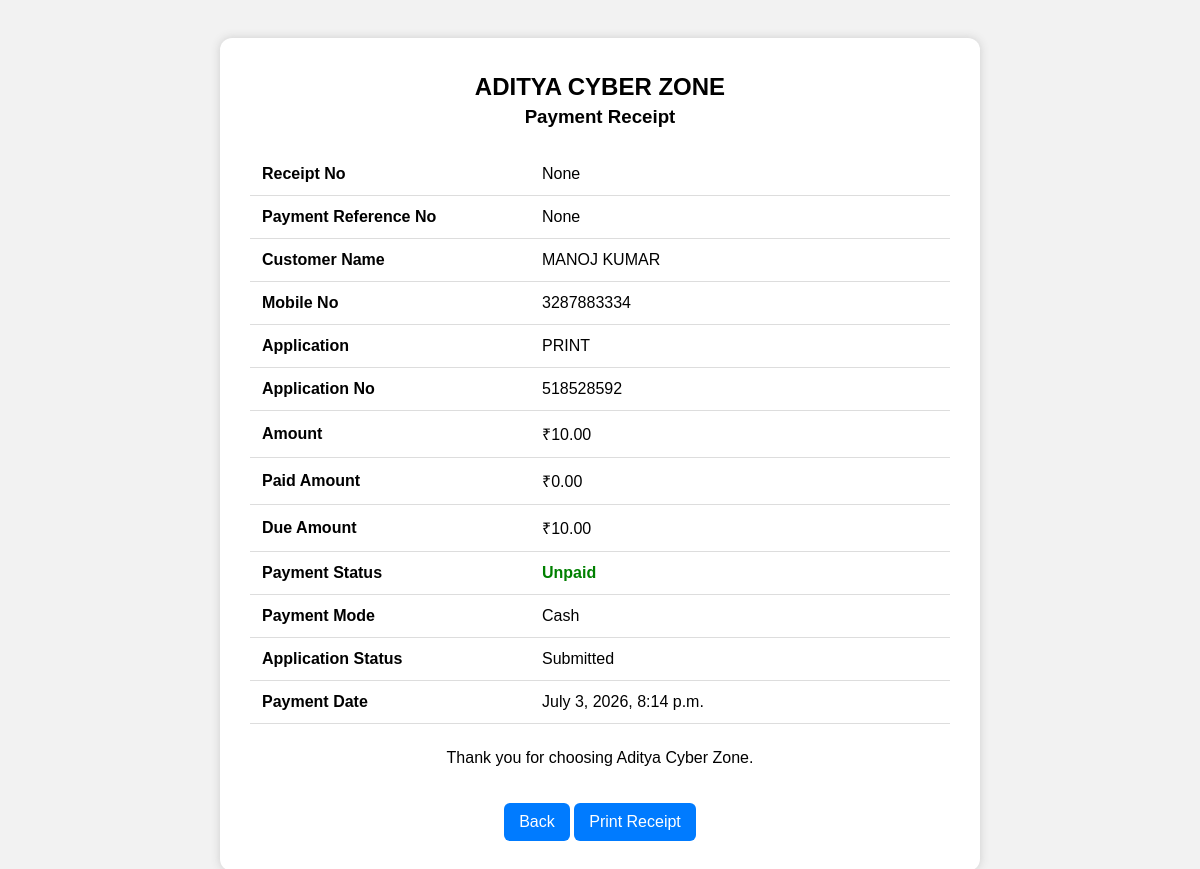
/receipt/14/ (signed in), run on an earlier commit of the app's database.
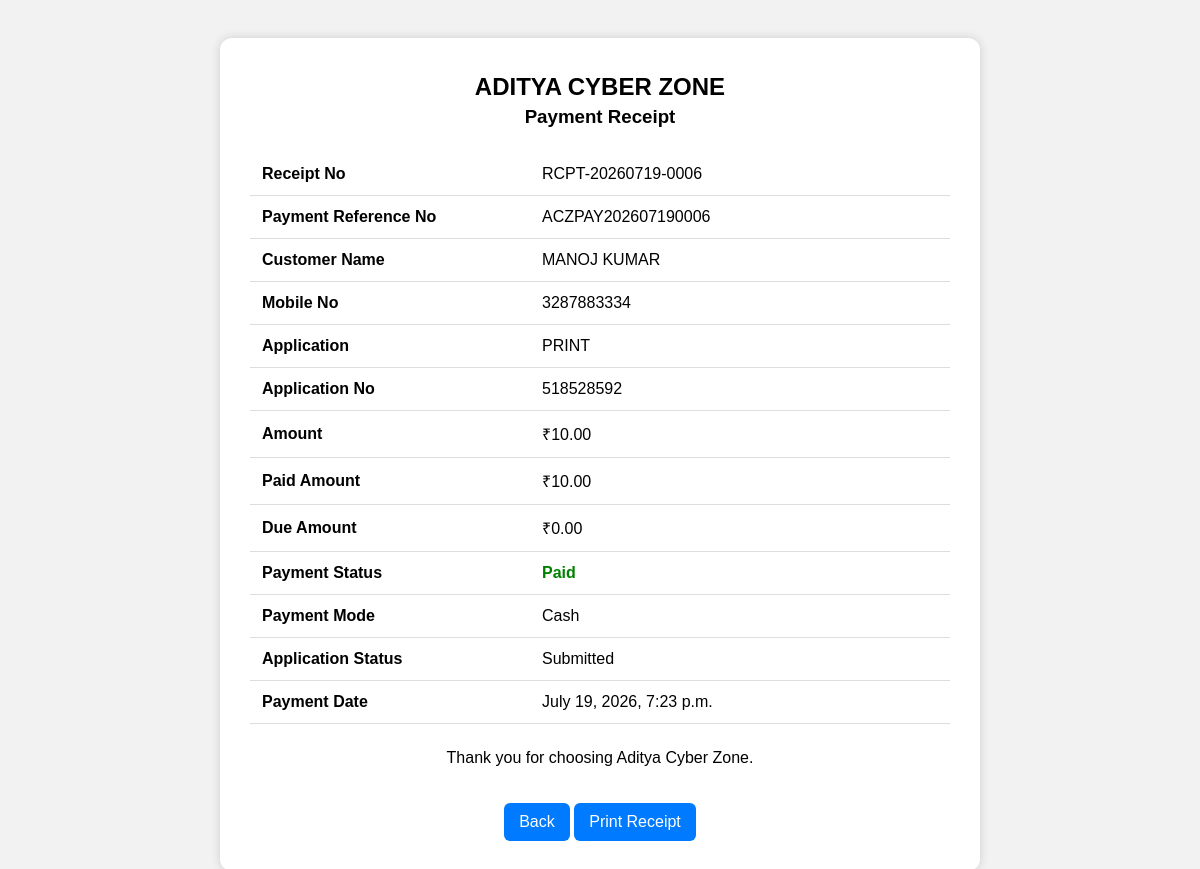
And on a later commit of the database.
### customers_app/models.py (models this page shows, shortened)
class Application(models.Model):
    STATUS_CHOICES = [
        ('Pending', 'Pending'),
        ('Submitted', 'Submitted'),
        ('In Process', 'In Process'),
        ('Approved', 'Approved'),
        ('Rejected', 'Rejected'),
        ('Delivered', 'Delivered'),
    ]
    PAYMENT_STATUS_CHOICES = [
        ("Unpaid", "Unpaid"),
        ("Paid", "Paid"),
    ]
    PAYMENT_MODE_CHOICES = [
        ("Cash", "Cash"),
        ("Online", "Online"),
    ]
    customer = models.ForeignKey(Customer, on_delete=models.CASCADE)
    part = models.ForeignKey(
        ApplicationPart,
        on_delete=models.SET_NULL,
        null=True,
        blank=True
    )
    sub_part = models.ForeignKey(
        ApplicationSubPart,
        on_delete=models.SET_NULL,
        null=True,
        blank=True
    )
    application_name = models.CharField(max_length=100)
    application_no = models.CharField(max_length=100)
    application_date = models.DateField()
    amount = models.DecimalField(max_digits=10, decimal_places=2, default=0)
    paid_amount = models.DecimalField(max_digits=10, decimal_places=2, default=0)
    due_amount = models.DecimalField(max_digits=10, decimal_places=2, default=0)
    payment_status = models.CharField(
        max_length=20,
        choices=PAYMENT_STATUS_CHOICES,
        default="Unpaid"
    )
    payment_mode = models.CharField(
        max_length=20,
        choices=PAYMENT_MODE_CHOICES,
        default="Cash"
    )
    payment_reference_no = models.CharField(
    max_length=50,
    unique=False,
    blank=True,
    null=True
)
    receipt_no = models.CharField(
    max_length=100,
    unique=False,
    blank=True,
    null=True
)
    razorpay_order_id = models.CharField(
        max_length=100,
        blank=True,
        null=True
    )
    razorpay_payment_id = models.CharField(
        max_length=100,
        blank=True,
        null=True
    )
    razorpay_signature = models.CharField(
        max_length=200,
        blank=True,
        null=True
    )
    status_updated_at = models.DateTimeField(auto_now=True)
    delivery_date = models.DateTimeField(null=True, blank=True)
    status = models.CharField(
        max_length=20,
        choices=STATUS_CHOICES,
        default='Pending'
    )
    remarks = models.TextField(blank=True)

class Customer(models.Model):
    user = models.OneToOneField(
        User,
        on_delete=models.CASCADE,
        null=True,
        blank=True
    )
    name = models.CharField(max_length=100)
    aadhaar_no = models.CharField(max_length=20, unique=True)
    contact_no = models.CharField(max_length=15)
    is_registered = models.BooleanField(default=False)

### customers_app/views.py (the view)
# urls.py: path('receipt/<int:app_id>/', views.receipt, name='receipt'),
@login_required
def receipt(request, app_id):
    application = get_object_or_404(
        Application,
        id=app_id,
        customer__user=request.user
    )
    return render(request, "receipt.html", {
        "application": application
    })

### templates/receipt.html (shortened to what this page needs)
<!DOCTYPE html>
<html>
<head>
</head>
<body>
<div class="receipt">
    <h2>ADITYA CYBER ZONE</h2>
    <h3>Payment Receipt</h3>
    <table>
        <tr>
            <td class="label">Receipt No</td>
            <td>{{ application.receipt_no }}</td>
        </tr>
        <tr>
            <td class="label">Payment Reference No</td>
            <td>{{ application.payment_reference_no }}</td>
        </tr>
        <tr>
            <td class="label">Customer Name</td>
            <td>{{ application.customer.name }}</td>
        </tr>
        <tr>
            <td class="label">Mobile No</td>
            <td>{{ application.customer.contact_no }}</td>
        </tr>
        <tr>
            <td class="label">Application</td>
            <td>{{ application.application_name }}</td>
        </tr>
        <tr>
            <td class="label">Application No</td>
            <td>{{ application.application_no }}</td>
        </tr>
        <tr>
            <td class="label">Amount</td>
            <td>₹{{ application.amount }}</td>
        </tr>
        <tr>
            <td class="label">Paid Amount</td>
            <td>₹{{ application.paid_amount }}</td>
        </tr>
        <tr>
            <td class="label">Due Amount</td>
            <td>₹{{ application.due_amount }}</td>
        </tr>
        <tr>
            <td class="label">Payment Status</td>
            <td class="paid">{{ application.payment_status }}</td>
        </tr>
        <tr>
            <td class="label">Payment Mode</td>
            <td>{{ application.payment_mode }}</td>
        </tr>
        <tr>
            <td class="label">Application Status</td>
            <td>{{ application.status }}</td>
        </tr>
        <tr>
            <td class="label">Payment Date</td>
            <td>{{ application.status_updated_at }}</td>
        </tr>
    </table>
    <p style="text-align:center;margin-top:25px;">
        Thank you for choosing Aditya Cyber Zone.
    </p>
    <div class="no-print" style="text-align:center;">
        <a href="/customer-dashboard/" class="btn">Back</a>
        <a href="#" onclick="window.print()" class="btn">Print Receipt</a>
    </div>
</div>
</body>
</html>

What changed in the data, as far as the page shows it:
changed Application "PRINT": receipt_no "None" → "RCPT-20260719-0006"; payment_reference_no "None" → "ACZPAY202607190006"; paid_amount "0.00" → "10.00"; due_amount "10.00" → "0.00"; payment_status "Unpaid" → "Paid"; status_updated_at "July 3, 2026, 8:14 p.m." → "July 19, 2026, 7:23 p.m."
